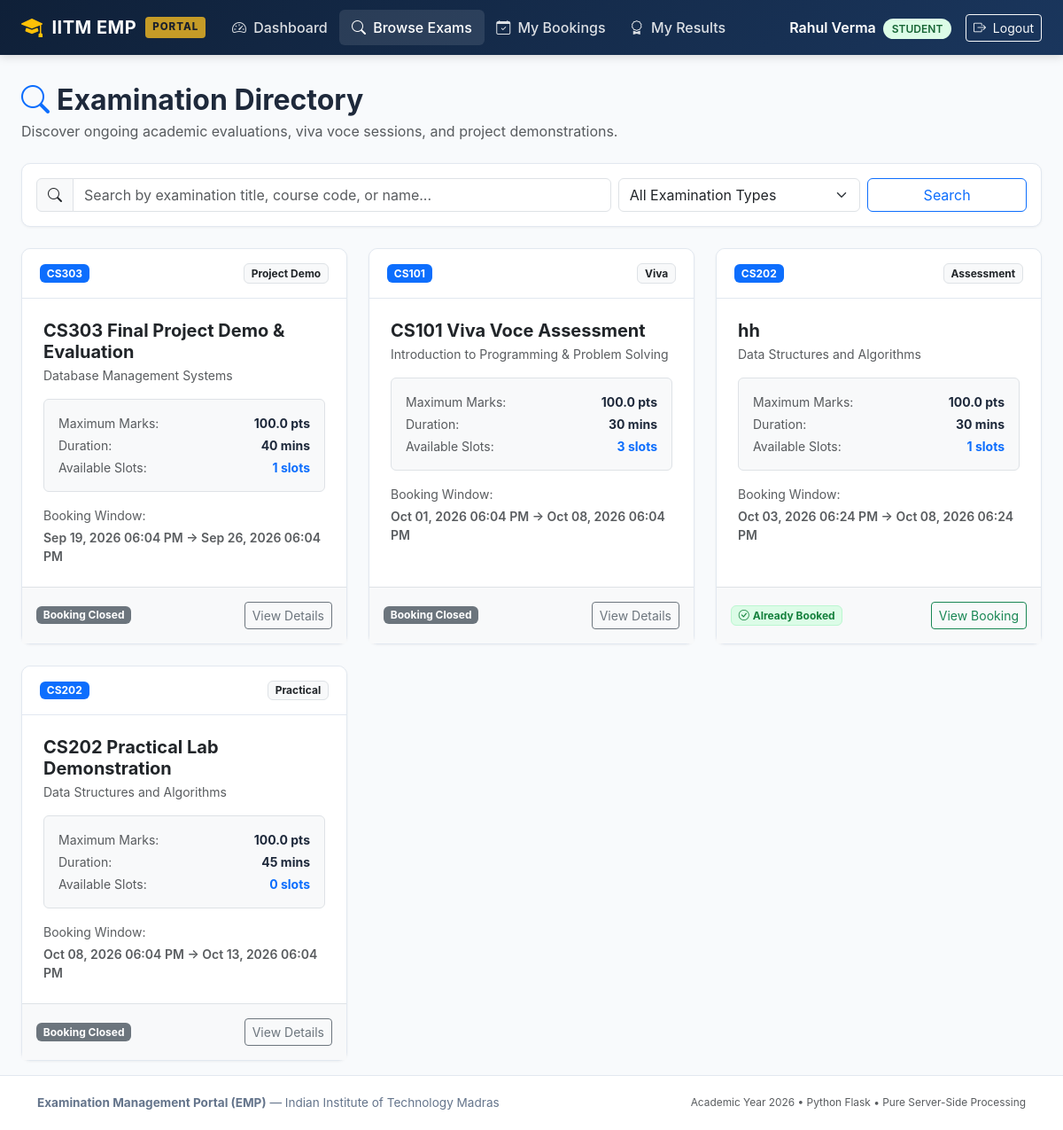
The app's page /student/examinations (signed in), older data.
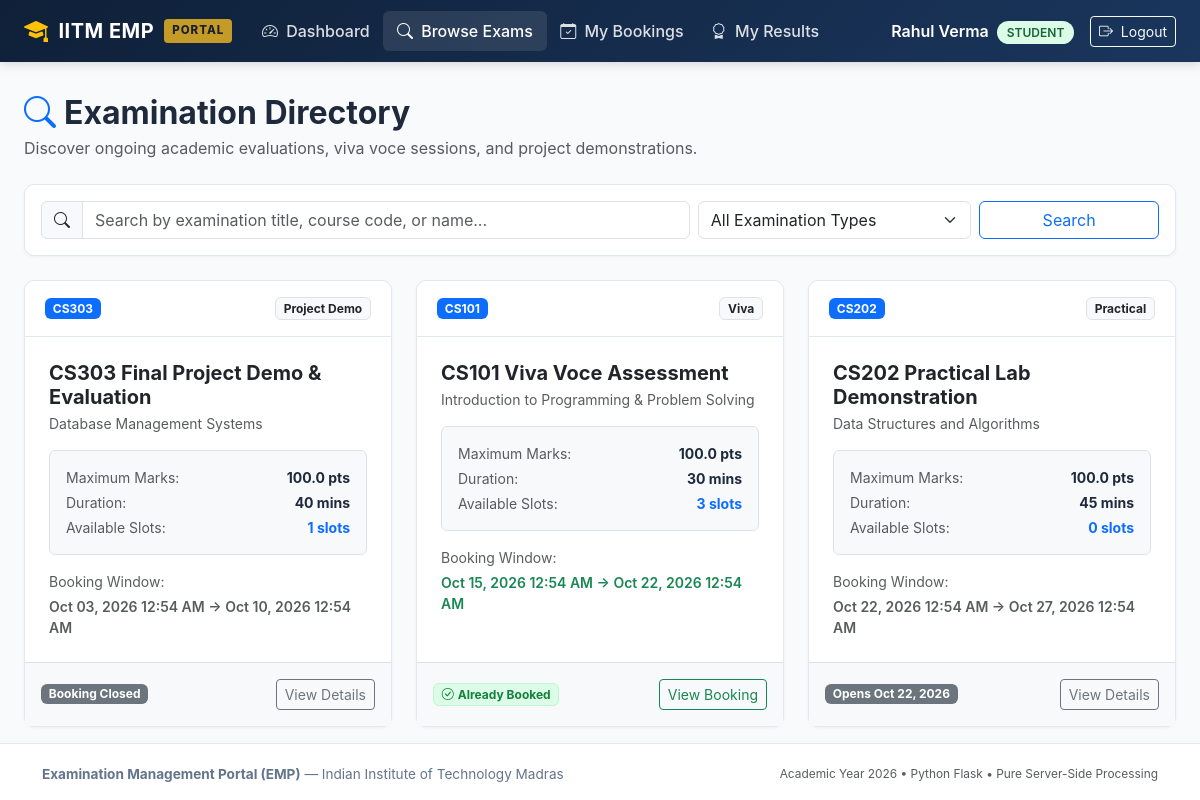
The same page, newer data.
### models/user.py (models this page shows, shortened)
class User(UserMixin, db.Model):
    __tablename__ = 'users'
    id = db.Column(db.Integer, primary_key=True, autoincrement=True)
    name = db.Column(db.String(150), nullable=False)
    email = db.Column(db.String(150), unique=True, nullable=False, index=True)
    password_hash = db.Column(db.String(256), nullable=False)
    role = db.Column(db.String(20), nullable=False)
    status = db.Column(db.String(20), nullable=False, default='active')
    created_at = db.Column(db.DateTime, default=datetime.now, nullable=False)
    examiner_profile = db.relationship('ExaminerProfile', back_populates='user', uselist=False, cascade='all, delete-orphan')
    slots = db.relationship('ExaminationSlot', back_populates='examiner', foreign_keys='ExaminationSlot.examiner_id', cascade='all, delete-orphan')
    bookings = db.relationship('Booking', back_populates='student', foreign_keys='Booking.student_id', cascade='all, delete-orphan')

### models/examination.py (models this page shows, shortened)
class Examination(db.Model):
    __tablename__ = 'examinations'
    exam_id = db.Column(db.Integer, primary_key=True, autoincrement=True)
    course_id = db.Column(db.Integer, db.ForeignKey('courses.course_id', ondelete='CASCADE'), nullable=False)
    examination_name = db.Column(db.String(200), nullable=False)
    examination_type = db.Column(db.String(50), nullable=False)
    duration = db.Column(db.Integer, nullable=False, default=30)
    maximum_marks = db.Column(db.Float, nullable=False, default=100.0)
    slot_creation_start = db.Column(db.DateTime, nullable=False)
    slot_creation_end = db.Column(db.DateTime, nullable=False)
    slot_booking_start = db.Column(db.DateTime, nullable=False)
    slot_booking_end = db.Column(db.DateTime, nullable=False)
    status = db.Column(db.String(30), nullable=False, default='Draft')
    course = db.relationship('Course', back_populates='examinations')
    rubrics = db.relationship('Rubric', back_populates='examination', cascade='all, delete-orphan')
    slots = db.relationship('ExaminationSlot', back_populates='examination', cascade='all, delete-orphan')
    def is_slot_booking_period(self, check_time=None):
        if self.status in ['Draft', 'Completed', 'Closed']:
            return False
        t = check_time or datetime.now()
        return self.slot_booking_start <= t <= self.slot_booking_end

### models/course.py (models this page shows, shortened)
class Course(db.Model):
    __tablename__ = 'courses'
    course_id = db.Column(db.Integer, primary_key=True, autoincrement=True)
    course_code = db.Column(db.String(50), unique=True, nullable=False, index=True)
    course_name = db.Column(db.String(200), nullable=False)
    description = db.Column(db.Text, nullable=True)
    status = db.Column(db.String(20), nullable=False, default='active')
    examinations = db.relationship('Examination', back_populates='course', cascade='all, delete-orphan')

### routes/student.py (the view, shortened to what this page needs)
@student_bp.route('/examinations')
def examinations():
    now = datetime.now()
    search_query = request.args.get('q', '').strip()
    type_filter = request.args.get('type', '').strip()
    query = Examination.query.filter(Examination.status != 'Draft')
    if type_filter:
        query = query.filter_by(examination_type=type_filter)
    exam_list = query.order_by(Examination.slot_booking_start.asc()).all()
    my_active_bookings = Booking.query.filter_by(student_id=current_user.id, status='Booked').all()
    my_booked_exam_ids = {b.slot.examination_id for b in my_active_bookings if b.slot}
    return render_template(
        'student/examinations.html',
        examinations=exam_list,
        my_booked_exam_ids=my_booked_exam_ids,
        search_query=search_query,
        type_filter=type_filter,
        now=now
    )

### routes/student.py (called while the page is built)
@student_bp.before_request
@login_required
@role_required('student')
def check_student():
    pass

### templates/student/examinations.html (shortened to what this page needs)
{% extends 'base.html' %}
{% block content %}
<div class="d-flex flex-column flex-md-row justify-content-between align-items-md-center mb-4 gap-2">
  <div>
    <h2 class="fw-bold mb-1"><i class="bi bi-search text-primary me-2"></i>Examination Directory</h2>
    <p class="text-muted mb-0">Discover ongoing academic evaluations, viva voce sessions, and project demonstrations.</p>
  </div>
</div>
<div class="emp-card mb-4 p-3">
  <form method="GET" action="{{ url_for('student.examinations') }}" class="row g-2 align-items-center">
    <div class="col-md-7">
      <div class="input-group">
        <span class="input-group-text"><i class="bi bi-search"></i></span>
        <input type="text" name="q" class="form-control" placeholder="Search by examination title, course code, or name..." value="{{ search_query }}">
      </div>
    </div>
    <div class="col-md-3">
      <select name="type" class="form-select">
        <option value="">All Examination Types</option>
      </select>
    </div>
    <div class="col-md-2 d-flex gap-2">
      <button type="submit" class="btn btn-outline-primary w-100">Search</button>
    </div>
  </form>
</div>
<div class="row g-4">
  {% for exam in examinations %}
    {% set is_booking_period = exam.is_slot_booking_period(now) %}
    {% set is_already_booked = exam.exam_id in my_booked_exam_ids %}
    <div class="col-md-6 col-lg-4">
      <div class="emp-card h-100 d-flex flex-column">
        <div class="emp-card-header d-flex justify-content-between align-items-center">
          <span class="badge bg-primary">{{ exam.course.course_code }}</span>
          <span class="badge bg-light text-dark border">{{ exam.examination_type }}</span>
        </div>
        <div class="p-4 flex-grow-1">
          <h5 class="fw-bold text-dark mb-1">{{ exam.examination_name }}</h5>
          <p class="text-muted small mb-3">{{ exam.course.course_name }}</p>
          <div class="bg-light p-3 rounded small mb-3 border">
            <div class="d-flex justify-content-between mb-1">
              <span class="text-muted">Maximum Marks:</span>
              <strong>{{ exam.maximum_marks }} pts</strong>
            </div>
            <div class="d-flex justify-content-between mb-1">
              <span class="text-muted">Duration:</span>
              <strong>{{ exam.duration }} mins</strong>
            </div>
            <div class="d-flex justify-content-between">
              <span class="text-muted">Available Slots:</span>
              <strong class="text-primary">{{ exam.slots|length }} slots</strong>
            </div>
          </div>
          <div>
            <span class="text-muted small d-block mb-1">Booking Window:</span>
            <div class="small fw-semibold {% if is_booking_period %}text-success{% else %}text-muted{% endif %}">
              {{ exam.slot_booking_start | datetime_format }} &rarr; {{ exam.slot_booking_end | datetime_format }}
            </div>
          </div>
        </div>
        <div class="p-3 bg-light border-top d-flex justify-content-between align-items-center">
          {% if is_already_booked %}
            <span class="badge badge-status-available"><i class="bi bi-check-circle me-1"></i>Already Booked</span>
            <a href="{{ url_for('student.my_bookings') }}" class="btn btn-sm btn-outline-success">View Booking</a>
          {% elif is_booking_period %}
            <span class="badge badge-status-open"><i class="bi bi-clock-history me-1"></i>Booking Open</span>
            <a href="{{ url_for('student.examination_detail', exam_id=exam.exam_id) }}" class="btn btn-sm btn-emp-primary">
              Select Slot <i class="bi bi-arrow-right ms-1"></i>
            </a>
          {% elif now < exam.slot_booking_start %}
            <span class="badge bg-secondary">Opens {{ exam.slot_booking_start | date_format }}</span>
            <a href="{{ url_for('student.examination_detail', exam_id=exam.exam_id) }}" class="btn btn-sm btn-outline-secondary">
              View Details
            </a>
          {% else %}
            <span class="badge bg-secondary">Booking Closed</span>
            <a href="{{ url_for('student.examination_detail', exam_id=exam.exam_id) }}" class="btn btn-sm btn-outline-secondary">
              View Details
            </a>
          {% endif %}
        </div>
      </div>
    </div>
  {% endfor %}
</div>
{% endblock %}

### templates/base.html (shortened to what this page needs)
<!DOCTYPE html>
<html lang="en">
<head>
  <link href="https://cdn.jsdelivr.net/npm/bootstrap@5.3.3/dist/css/bootstrap.min.css" rel="stylesheet">
  <link href="https://cdn.jsdelivr.net/npm/bootstrap-icons@1.11.3/font/bootstrap-icons.min.css" rel="stylesheet">
  <link rel="stylesheet" href="{{ url_for('static', filename='css/style.css') }}">
</head>
<body>
  <nav class="navbar navbar-expand-lg navbar-dark emp-navbar sticky-top">
    <div class="container-fluid px-lg-4">
      <a class="navbar-brand emp-brand" href="{{ url_for('index') }}">
        <i class="bi bi-mortarboard-fill text-warning fs-4"></i>
        <span>IITM EMP</span>
        <span class="emp-brand-badge">PORTAL</span>
      </a>
      <div class="collapse navbar-collapse" id="empNavbarNav">
        <ul class="navbar-nav me-auto mb-2 mb-lg-0">
          {% if current_user.is_authenticated %}
            {% if current_user.role == 'admin' %}
              <li class="nav-item">
                <a class="nav-link {% if request.endpoint == 'admin.dashboard' %}active{% endif %}" href="{{ url_for('admin.dashboard') }}">
                  <i class="bi bi-speedometer2 me-1"></i> Dashboard
                </a>
              </li>
              <li class="nav-item">
                <a class="nav-link {% if 'courses' in request.endpoint %}active{% endif %}" href="{{ url_for('admin.courses') }}">
                  <i class="bi bi-journal-bookmark me-1"></i> Courses
                </a>
              </li>
              <li class="nav-item">
                <a class="nav-link {% if 'examination' in request.endpoint %}active{% endif %}" href="{{ url_for('admin.examinations') }}">
                  <i class="bi bi-file-earmark-text me-1"></i> Examinations
                </a>
              </li>
              <li class="nav-item">
                <a class="nav-link {% if 'examiners' in request.endpoint %}active{% endif %}" href="{{ url_for('admin.examiners') }}">
                  <i class="bi bi-people me-1"></i> Examiners
                </a>
              </li>
              <li class="nav-item">
                <a class="nav-link {% if 'slots' in request.endpoint %}active{% endif %}" href="{{ url_for('admin.slots') }}">
                  <i class="bi bi-calendar3 me-1"></i> Slots
                </a>
              </li>
              <li class="nav-item">
                <a class="nav-link {% if 'bookings' in request.endpoint %}active{% endif %}" href="{{ url_for('admin.bookings') }}">
                  <i class="bi bi-ticket-perforated me-1"></i> Bookings
                </a>
              </li>
              <li class="nav-item">
                <a class="nav-link {% if request.endpoint == 'admin.search' %}active{% endif %}" href="{{ url_for('admin.search') }}">
                  <i class="bi bi-search me-1"></i> Global Search
                </a>
              </li>
            {% elif current_user.role == 'student' %}
              <li class="nav-item">
                <a class="nav-link {% if request.endpoint == 'student.dashboard' %}active{% endif %}" href="{{ url_for('student.dashboard') }}">
                  <i class="bi bi-speedometer2 me-1"></i> Dashboard
                </a>
              </li>
              <li class="nav-item">
                <a class="nav-link {% if request.endpoint == 'student.examinations' %}active{% endif %}" href="{{ url_for('student.examinations') }}">
                  <i class="bi bi-search me-1"></i> Browse Exams
                </a>
              </li>
              <li class="nav-item">
                <a class="nav-link {% if request.endpoint == 'student.my_bookings' %}active{% endif %}" href="{{ url_for('student.my_bookings') }}">
                  <i class="bi bi-calendar-check me-1"></i> My Bookings
                </a>
              </li>
              <li class="nav-item">
                <a class="nav-link {% if request.endpoint in ['student.results', 'student.result_detail'] %}active{% endif %}" href="{{ url_for('student.results') }}">
                  <i class="bi bi-award me-1"></i> My Results
                </a>
              </li>
            {% endif %}
          {% endif %}
        </ul>
        <div class="d-flex align-items-center gap-3">
          {% if current_user.is_authenticated %}
            <div class="text-white text-end d-none d-md-block">
              <span class="fw-semibold">{{ current_user.name }}</span>
              <span class="user-role-badge role-{{ current_user.role }} ms-1">{{ current_user.role }}</span>
            </div>
            <a href="{{ url_for('auth.logout') }}" class="btn btn-outline-light btn-sm">
              <i class="bi bi-box-arrow-right me-1"></i> Logout
            </a>
          {% endif %}
        </div>
      </div>
    </div>
  </nav>
  <main class="container-fluid px-lg-4 py-3">
    {% block content %}{% endblock %}
  </main>
  <footer class="emp-footer text-center mt-auto">
    <div class="container">
      <div class="d-flex flex-column flex-md-row justify-content-between align-items-center">
        <div>
          <strong>Examination Management Portal (EMP)</strong> &mdash; Indian Institute of Technology Madras
        </div>
        <div class="text-muted small mt-2 mt-md-0">
          Academic Year {{ current_year }} &bull; Python Flask &bull; Pure Server-Side Processing
        </div>
      </div>
    </div>
  </footer>
</body>
</html>

### static/css/style.css (style rules this page uses)
:root { --emp-primary: #1a365d; --emp-primary-light: #2b6cb0; --emp-primary-dark: #0f2038; --emp-accent: #c59b27; --emp-accent-hover: #b0881e; --emp-bg: #f8fafc; --emp-card-bg: #ffffff; --emp-border: #e2e8f0; --emp-text-main: #1e293b; --emp-text-muted: #64748b; --emp-success: #10b981; --emp-warning: #f59e0b; --emp-danger: #ef4444; }
body { font-family: -apple-system, BlinkMacSystemFont, "Segoe UI", Roboto, "Helvetica Neue", Arial, sans-serif; background-color: var(--emp-bg); color: var(--emp-text-main); min-height: 100vh; display: flex; flex-direction: column; }
.emp-navbar { background: linear-gradient(135deg, var(--emp-primary-dark) 0%, var(--emp-primary) 100%); box-shadow: 0 2px 10px rgba(0, 0, 0, 0.15); }
.emp-brand { font-weight: 700; letter-spacing: 0.5px; color: #ffffff !important; display: flex; align-items: center; gap: 10px; }
.emp-brand-badge { background: var(--emp-accent); color: #1a202c; font-size: 0.72rem; font-weight: 800; padding: 3px 8px; border-radius: 4px; letter-spacing: 1px; }
.navbar-dark .navbar-nav .nav-link { color: rgba(255, 255, 255, 0.85); font-weight: 500; transition: all 0.2s ease; padding: 0.5rem 0.85rem; border-radius: 6px; }
.navbar-dark .navbar-nav .nav-link:hover, .navbar-dark .navbar-nav .nav-link.active { color: #ffffff; background: rgba(255, 255, 255, 0.1); }
.user-role-badge { font-size: 0.75rem; font-weight: 600; text-transform: uppercase; padding: 0.25rem 0.6rem; border-radius: 20px; }
.role-student { background-color: #dcfce7; color: #166534; }
main { flex: 1 0 auto; }
.emp-card { background: var(--emp-card-bg); border: 1px solid var(--emp-border); border-radius: 10px; box-shadow: 0 1px 3px rgba(0, 0, 0, 0.05); transition: box-shadow 0.2s ease; }
.emp-card-header { background: #ffffff; border-bottom: 1px solid var(--emp-border); font-weight: 600; padding: 1rem 1.25rem; border-radius: 10px 10px 0 0; }
.badge-status-available { background-color: #dcfce7; color: #15803d; border: 1px solid #bbf7d0; }
.emp-footer { background: #ffffff; border-top: 1px solid var(--emp-border); padding: 1.25rem 0; font-size: 0.85rem; color: var(--emp-text-muted); }

Row changes from the older to the newer data that the page shows:
no longer on this page (row edited): Examination: course.course_code "CS202", examination_type "Assessment", examination_name "hh", course.course_name "Data Structures and Algorithms", maximum_marks "100.0", duration "30", slots|length "1", slot_booking_start "Oct 03, 2026 06:24 PM", slot_booking_end "Oct 08, 2026 06:24 PM"
changed Examination "CS303 Final Project Demo & Evaluation": slot_booking_start "Sep 19, 2026 06:04 PM" → "Oct 03, 2026 12:54 AM"; slot_booking_end "Sep 26, 2026 06:04 PM" → "Oct 10, 2026 12:54 AM"
changed Examination "CS101 Viva Voce Assessment": slot_booking_start "Oct 01, 2026 06:04 PM" → "Oct 15, 2026 12:54 AM"; slot_booking_end "Oct 08, 2026 06:04 PM" → "Oct 22, 2026 12:54 AM"; now shows "Already Booked View Booking"; no longer shows "Booking Closed View Details"
changed Examination "CS202 Practical Lab Demonstration": slot_booking_start "Oct 08, 2026 06:04 PM" → "Oct 22, 2026 12:54 AM"; slot_booking_end "Oct 13, 2026 06:04 PM" → "Oct 27, 2026 12:54 AM"; slot_booking_start (not shown) → "Oct 22, 2026"; slot_booking_start "Booking Closed" → "Opens"
